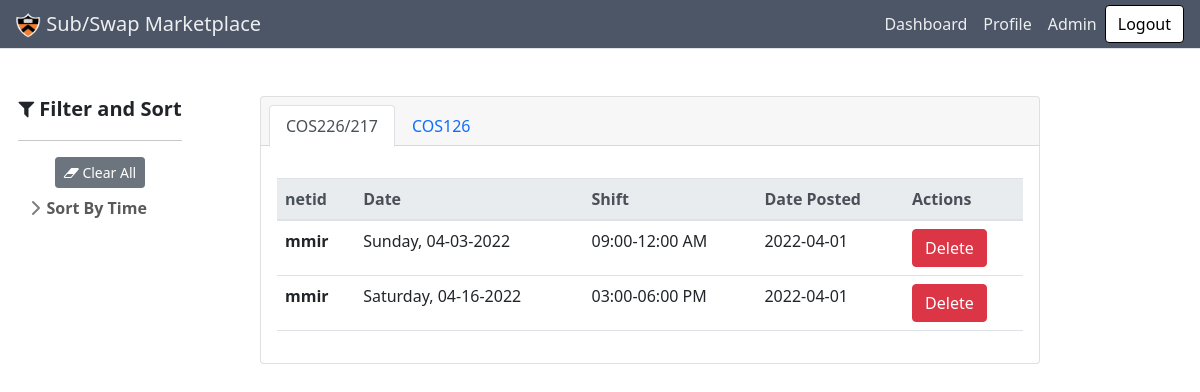
The page /dashboard (signed in) on the database its author committed.
### subapp/models.py (models this page shows, shortened)
class Request(db.Model):
    id = db.Column(db.Integer, primary_key=True)
    swap = db.Column(db.Boolean, default=False, nullable=False)
    base_price = db.Column(db.Integer, nullable=False)
    accepted = db.Column(db.Boolean, default=False, nullable=False)
    bonus = db.Column(db.Integer, nullable=False, default=0)
    date_posted = db.Column(db.DateTime, nullable=False, default=datetime.utcnow)
    date_requested = db.Column(db.DateTime, nullable=False)
    posted_by = db.relationship(
        "User", secondary=a_posted_requests, back_populates='posted_requests')
    accepted_by = db.relationship(
        "User", secondary=a_accepted_requests, back_populates='accepted_requests')
    shift = db.relationship(
        "Shift", secondary=a_requested_shifts, back_populates="requests")

class User(db.Model, UserMixin):
    id = db.Column(db.Integer, primary_key=True)
    netid = db.Column(db.String(120), unique=True, nullable=False)
    balance = db.Column(db.Integer, default=0)
    role = db.Column(db.String(120), default="user")
    posted_requests = db.relationship(
        "Request", secondary=a_posted_requests, back_populates='posted_by')
    accepted_requests = db.relationship(
        "Request", secondary=a_accepted_requests, back_populates='accepted_by')
    schedule = db.relationship("Shift", secondary=a_assigned_shifts, back_populates='staff')

class Shift(db.Model):
    id = db.Column(db.Integer, primary_key=True)
    day = db.Column(db.String(10), nullable=False)
    start = db.Column(db.Time, nullable=False)
    end = db.Column(db.Time, nullable=False)
    course = db.Column(db.String(120), nullable=False)
    staff = db.relationship(
        "User", secondary=a_assigned_shifts, back_populates="schedule")
    requests = db.relationship(
        "Request", secondary=a_requested_shifts, back_populates="shift")

### subapp/main/routes.py (the view)
@main.route("/dashboard", methods=['GET', 'PUT'])
@login_required
def dashboard():
    active_requests = Request.query.filter(Request.accepted==False).all()
    html = render_template('main/dashboard.html', requests=active_requests,current_user=current_user)
    response = make_response(html)
    return response

### subapp/models.py (called while the page is built)
@login_manager.user_loader
def load_user(user_id):
    return User.query.get(int(user_id))

### subapp/main/templates/main/dashboard.html (shortened to what this page needs)
{% extends "main/base.html" %} {% block content %}
<div class="container-fluid">
  <div class="row align-items-start">
    <div class="sticky sidebar_container col-md-2">
      {% with tags_by_category=tags_by_category %} {% include
      "main/sidebar.html" %} {%endwith%}
    </div>
    <div class="col-md-9">
      <section class="py-5">
        <div class="items_container container px-4 px-lg-5">
          <div class="card">
            <div class="card-header">
              <ul class="nav nav-tabs card-header-tabs" id="bologna-list" role="tablist">
                <li class="nav-item">
                  <a class="nav-link active" href="#description" role="tab" aria-controls="description"
                    aria-selected="true">COS226/217</a>
                </li>
                <li class="nav-item">
                  <a class="nav-link" href="#history" role="tab" aria-controls="history" aria-selected="false">COS126</a>
                </li>
              </ul>
            </div>
            <div class="card-body">
              <div class="tab-content mt-3">
                <div class="tab-pane active" id="description" role="tabpanel">
                  <table class="table">
                    <thead class="thead-light">
                      <tr>
                        <th scope="col">netid</th>
                        <th scope="col">Date</th>
                        <th scope="col">Shift</th>
                        <th scope="col">Date Posted</th>
                        <th scope="col">Actions</th>
                      </tr>
                    </thead>
                    <tbody>
                      {% for request in requests%}
                      {% if request.shift[0].course == 'COS226/217' %}
                      <tr>
                        <th scope="row">{{request.posted_by[0].netid}}</th>
                        <td>{{request.shift[0].day}}, {{request.date_requested.strftime('%m-%d-%Y')}}</td>
                        <td> {{request.shift[0].start.strftime("%I:%M")}}-{{request.shift[0].end.strftime("%I:%M %p")}}
                        </td>
                        <td>{{ request.date_posted.strftime('%Y-%m-%d') }}</td>
                        <td>
                          {% if request.posted_by[0] == current_user %}
                          <a href="{{url_for('requests.delete_request', requestid=request.id)}}" class="btn btn-danger"
                            role="button">Delete</a>
                          {% endif %}
                        </td>
                      </tr>
                      {% endif %}
                      {% endfor %}
                    </tbody>
                  </table>
                </div>
              </div>
            </div>
          </div>
        </div>
      </section>
    </div>
  </div>
</div>
{% endblock content %}

### subapp/main/templates/main/base.html (shortened to what this page needs)
<!DOCTYPE html>
<html lang="en">
<head>
  <link rel="stylesheet" href="https://maxcdn.bootstrapcdn.com/bootstrap/4.0.0/css/bootstrap.min.css"
>
  <link href="https://cdn.jsdelivr.net/npm/bootstrap-icons@1.5.0/font/bootstrap-icons.css" rel="stylesheet" />
  <link href="{{url_for('main.static', filename='css/styles.css')}}" rel="stylesheet" />
  <link rel="stylesheet" href="https://use.fontawesome.com/releases/v5.8.2/css/all.css"
>
  <link rel="stylesheet" href="https://cdnjs.cloudflare.com/ajax/libs/font-awesome/4.7.0/css/font-awesome.min.css">
</head>
<body>
  <nav id="navbar" class="navbar navbar-expand-lg navbar-light bg-light fixed-top border-bottom">
    <a class="navbar-brand" href="{{url_for('main.homepage')}}"><img style="max-height:25px"
        src="{{url_for('main.static', filename='favicon.ico')}}" alt=""> Sub/Swap Marketplace</a>
    <div class="collapse navbar-collapse" id="navbarSupportedContent">
      {% if current_user.is_authenticated %}
      <ul class="navbar-nav ms-auto nav-pills">
        <li id="found" class="nav-item">
          <a class="nav-link" href="{{url_for('main.dashboard')}}">Dashboard</a>
        </li>
        <li id="myposts" class="nav-item">
          <a class="nav-link" href="{{url_for('main.profile')}}" >Profile</a>
        </li>
        {% if current_user.role == 'Admin' %}
        <li class="nav-item">
          <a class="nav-link" href="{{url_for('admin.add_schedule')}}">Admin</a>
        </li>
        {% endif %}
      </ul>
        <form
          class="form-inline my-2 my-lg-0"
          action="{{url_for('users.logout')}}"
        >
          <button class="btn btn-outline-primary my-2 my-sm-0" type="submit">
            Logout
          </button>
        </form>
        {% endif %}
    </div>
  </nav>
  {% block content %}{% endblock %}
</body>
</html>

### subapp/main/templates/main/sidebar.html (shortened to what this page needs)
<link href="{{ url_for('main.static', filename='css/sidebars.css') }}" rel="stylesheet">
<body>
    <main>
        <div id="sidebar" class="float-start" style="margin: auto;">
            <div class="flex-shrink-0 p-3 bg-white">
                <svg class="bi me-2" width="30" height="24">
                    <use xlink:href="#bootstrap" />
                </svg>
                <div class='text-center'>
                    <span class="fs-5 fw-semibold"><i class="fa fa-filter" aria-hidden="true"></i> Filter and
                        Sort</span>
                </div>
                <hr>
                <ul class="list-unstyled ps-0">
                    <div class="text-center">
                        <button class='btn btn-sm btn-secondary' type="submit" name="reset" id="reset" value=""
                            onclick='resetAll()'>
                            <i class="fa fa-eraser" aria-hidden="true"></i> Clear All
                        </button>
                    </div>
                    <li class="mb-1">
                        <button class="btn btn-toggle align-items-center rounded collapsed pt-2" data-bs-toggle="collapse"
                            data-bs-target="#sortByTime-collapse" aria-expanded="false">
                            Sort By Time
                        </button>
                    </li>
                </ul>
            </div>
        </div>
    </main>
</body>

### subapp/main/static/css/sidebars.css (style rules this page uses)
body { min-height: 100vh; min-height: -webkit-fill-available; }
html { height: -webkit-fill-available; }
main { display: flex; flex-wrap: nowrap; height:100%; max-height:85vh; overflow-x: auto; overflow-y: auto; }
.bi { vertical-align: -.125em; pointer-events: none; fill: currentColor; }
.btn-toggle { display: inline-flex; align-items: center; padding: .25rem .5rem; font-weight: 600; color: rgba(0, 0, 0, .65); background-color: transparent; border: 0; }
.btn-toggle::before { width: 1.25em; line-height: 0; transition: transform .35s ease; transform-origin: .5em 50%; }
.fw-semibold { font-weight: 600; }

### rows shown on the page
Request: netid "mmir", day "Sunday", date_requested "04-03-2022", start "09:00", end "12:00 AM", date_posted "2022-04-01"
Request: netid "mmir", day "Saturday", date_requested "04-16-2022", start "03:00", end "06:00 PM", date_posted "2022-04-01"
